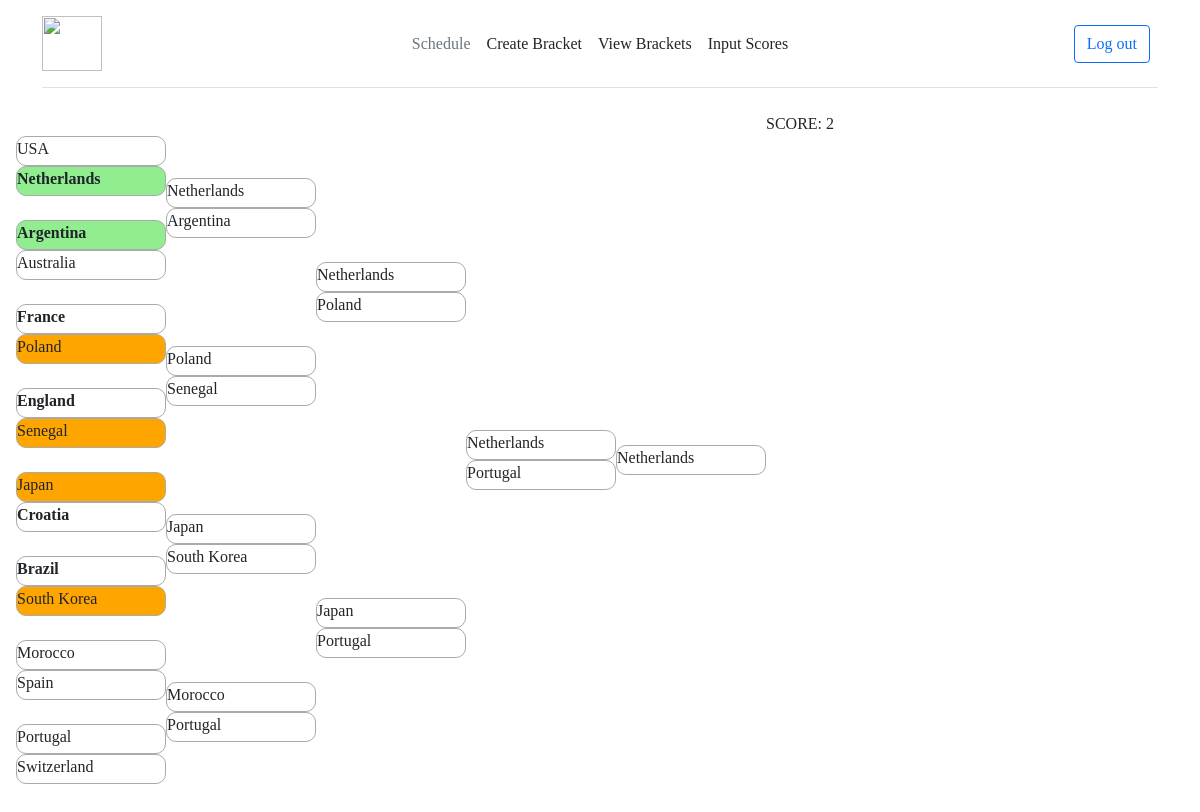
The app's page /view-bracket/ (signed in) with its own data.
### app.py (models this page shows, shortened)
class Team(db.Model):
    __tablename__ = 'Teams'
    id = id = db.Column(db.Integer, primary_key=True)
    alpha_2 = db.Column(db.Unicode, nullable=False)
    alpha_3 = db.Column(db.Unicode, nullable=False)
    name = db.Column(db.Unicode, nullable=False)
    official_name = db.Column(db.Unicode, nullable=False)
    primary_colors = db.Column(db.Unicode, nullable=False)
    secondary_colors = db.Column(db.Unicode, nullable=False)
    home_team = db.relationship('Match', backref='home_team', foreign_keys="Match.home_id")
    away_team = db.relationship('Match', backref='away_team', foreign_keys="Match.away_id")

### app.py (the view)
@app.get('/view-bracket/')
@login_required
def get_view_bracket():
    user_score, bracket = update_user_scores(current_user)
    print(bracket)
    return render_template("view_bracket.html", current_user=current_user, bracket=bracket, score=user_score)

### app.py (called while the page is built)
@app.login_manager.user_loader
def load_user(uid):
    return User.query.get(int(uid))

    def __str__(self):
        return f"Match({self.home_id} vs {self.away_id})"

### templates/view_bracket.html (shortened to what this page needs)
{% extends "base.html" %}
{% block head %}
{{super()}}
<link href="{{ url_for('static', filename='bracket.css') }}" rel="stylesheet">
{% endblock head %}
{% block main %}
{% if bracket %}
    <main id="tournament" class="containers">
<ul class="round round-1">
    <li class="spacer">&nbsp;</li>
    {% for i in range(0,8) %}
    {% set round = 1 %}
    {% set team = 'home_team' if loop.index%2 == 1 else 'away_team' %}
    {% set home_team = bracket[i*2] %}
    {% set away_team = bracket[i*2+1] %}
    <li id="round{{round}}_{{loop.index}}_home_team-li" class="game game-top {{'winner' if home_team.get('won') else ''}} {{'correct' if home_team.get('correct') else ''}} {{'incorrect' if home_team.get('correct') == False else ''}}">
        {{home_team.team_name}}
    </li>
    <li id="round{{round}}_{{loop.index}}_away_team-li" class="game game-bottom {{'winner' if away_team.get('won') else ''}} {{'correct' if away_team.get('correct') else ''}} {{'incorrect' if away_team.get('correct') == False else ''}}">
        {{away_team.team_name}}
    </li>
    <li class="spacer">&nbsp;</li>
    {% endfor %}
</ul>
<ul class="round round-2">
    <li class="spacer">&nbsp;</li>
    {% for i in range(0,4) %}
    {% set round = 2 %}
    {% set winner = 'home_team' if i%2 == 1 else 'away_team' %}
    {% set home_team = bracket[16+i*2] %}
    {% set away_team = bracket[16+i*2+1] %}
    <li id="round{{round}}_{{loop.index}}_home_team-li" class="game game-top {{'winner' if home_team.get('won') else ''}} ">
        {{home_team.team_name}}
    </li>
    <li id="round{{round}}_{{loop.index}}_away_team-li" class="game game-bottom {{'winner' if away_team.get('won') else ''}}">
        {{away_team.team_name}}
    </li>
    <li class="spacer">&nbsp;</li>
    {% endfor %}
</ul>
<ul class="round round-3">
    <li class="spacer">&nbsp;</li>
    {% for i in range(0,2) %}
    {% set round = 3 %}
    {% set team = 'home_team' if i%2 == 1 else 'away_team' %}
    {% set home_team = bracket[24+i*2] %}
    {% set away_team = bracket[24+i*2+1] %}
    <li id="round{{round}}_{{loop.index}}_home_team-li" class="game game-top {{'winner' if home_team.get('correct') else ''}}">
        {{home_team.team_name}}
    </li>
    <li id="round{{round}}_{{loop.index}}_away_team-li" class="game game-bottom {{'winner' if away_team.get('correct') else ''}}">
        {{away_team.team_name}}
    </li>
    <li class="spacer">&nbsp;</li>
    {% endfor %}
</ul>
<ul class="round round-4">
    {% for i in range(0,1) %}
    {% set round = 4 %}
    {% set team = 'home_team' if i%2 == 1 else 'away_team' %}
    {% set home_team = bracket[28+i*2] %}
    {% set away_team = bracket[28+i*2+1] %}
    <li id="round{{round}}_{{loop.index}}_home_team-li" class="game game-top {{'winner' if home_team.get('correct') else ''}}">
        {{home_team.team_name}}
    </li>
    <li id="round{{round}}_{{loop.index}}_away_team-li" class="game game-bottom {{'winner' if away_team.get('correct') else ''}}">
        {{away_team.team_name}}
    </li>
    {% endfor %}
</ul>
<ul class="round round-5">
    <li class="spacer">&nbsp;</li>
    {% set round = 5 %}
    {% set home_team = bracket[30] %}
    <li id="round{{round}}_0_home_team-li" class="game game-top {{'winner' if home_team.get('correct') else ''}}">
        {{home_team.team_name}}
    </li>
    <li class="spacer">&nbsp;</li>
</ul>
<span> SCORE: {{score}}</span>
</main>
{% else %}
<h1>No brackets yet! Go make one!</h1>
{% endif %}
{% endblock main %}

### templates/base.html (shortened to what this page needs)
<!DOCTYPE html>
<html lang="en">
<head>
    {% block head %}
  <link href="https://cdn.jsdelivr.net/npm/bootstrap@5.1.1/dist/css/bootstrap.min.css" rel="stylesheet">
<link href="{{ url_for('static', filename='headers.css') }}" rel="stylesheet">
{% endblock head %}
</head>
<body>
    {% block header %}
    <div class="container" >
      <header class="d-flex flex-wrap align-items-center justify-content-center justify-content-md-between py-3 mb-4 border-bottom">
        <a href="/" class="d-flex align-items-center col-md-3 mb-2 mb-md-0 text-dark text-decoration-none">
          <img src="https://img.freepik.com/premium-vector/fifa-world-cup-qatar-2022-logo-stylized-vector-isolated-illustration-with-football_633888-126.jpg?w=2000" class="logo" width="60" height="55">
        </a>
        <ul class="nav col-12 col-md-auto mb-2 justify-content-center mb-md-0">
          <li><a href="{{url_for('index')}}" class="nav-link px-2 link-secondary">Schedule</a></li>
          {% if current_user.is_authenticated %}
          <li><a href="{{url_for('get_create_bracket')}}" class="nav-link px-2 link-dark">Create Bracket</a></li>
          <li><a href="{{url_for('get_view_bracket')}}" class="nav-link px-2 link-dark">View Brackets</a></li>
            {% if current_user.admin_status %}
            <li><a href="{{url_for('get_input_scores')}}" class="nav-link px-2 link-dark">Input Scores</a></li>
            {% endif %}
          {% endif %}
        </ul>
        <div class="col-md-3 text-end">
          {% if current_user.is_authenticated %}
          <a href="{{url_for('get_logout')}}" type="button" class="btn btn-outline-primary me-2">Log out</a>
          {% else %}
          <a href="{{url_for('get_login')}}" type="button" class="btn btn-outline-primary me-2">Login</a>
          <a href="{{url_for('get_register')}}" type="button" class="btn btn-primary">Sign-up</a>
          {% endif %}
        </div>
      </header>
    </div>
    {% endblock header %}
    {% block main %}
    {% endblock main %}
</body>
</html>

### static/headers.css (style rules this page uses)
body { font-family:'Candara'; }
img { box-shadow: 0 0 5px 1px lightgrey; }
.logo { box-shadow: 0 0 0px 0px ; }

### static/bracket.css (style rules this page uses)
main { display:flex; flex-direction:row; padding-left: 1em; }
.round { display:flex; flex-direction:column; justify-content:center; width:150px; list-style:none; padding:0; }
.round .spacer { flex-grow:1; }
.round .spacer:first-child, .round .spacer:last-child { flex-grow:.5; }
li.game { border-radius: 15; }
li.game.winner { font-weight:bold; }
li.game.correct { background-color: lightgreen; }
li.game.incorrect { background-color: orange; }
li.game-top { border:1px solid #aaa; border-radius: 10px; height: 30px; }
li.game-bottom { border:1px solid #aaa; border-radius: 10px; height: 30px; }

### records on screen
Team: team_name "USA", team_name "Netherlands", team_name "Portugal"
Team: team_name "Argentina", team_name "Australia"
Team: team_name "France", team_name "Poland"
Team: team_name "England", team_name "Senegal"
Team: team_name "Japan", team_name "Croatia"
Team: team_name "Brazil", team_name "South Korea"

### other values on screen
{{ home_team.team_name }} "Morocco" "Portugal"
{{ away_team.team_name }} "Spain" "Switzerland"
{{ home_team.team_name }} "Netherlands" "Poland" "Japan" "Morocco"
{{ away_team.team_name }} "Argentina" "Senegal" "South Korea" "Portugal"
{{ home_team.team_name }} "Netherlands" "Japan"
{{ away_team.team_name }} "Poland" "Portugal"
{{ score }} "2"
